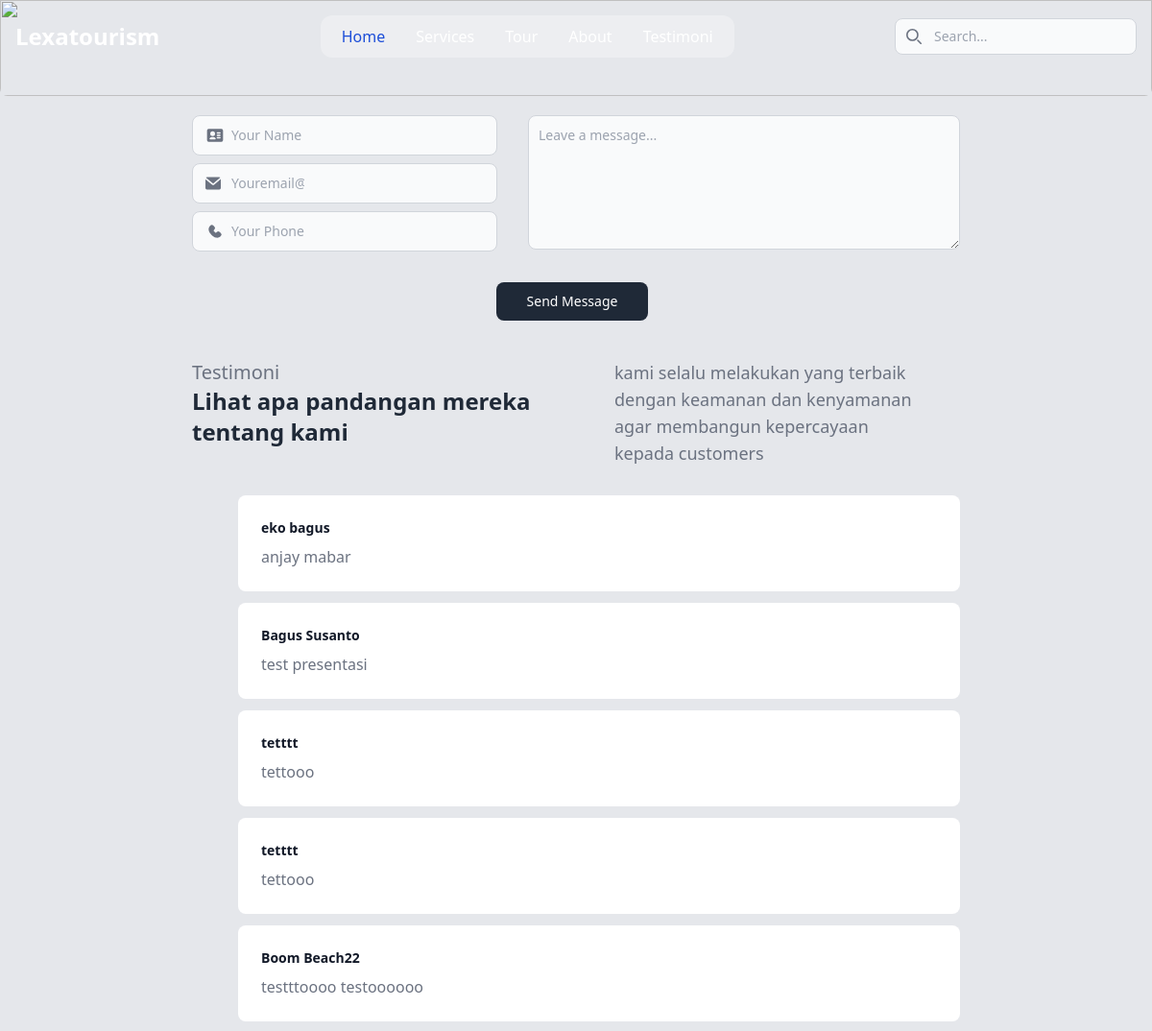
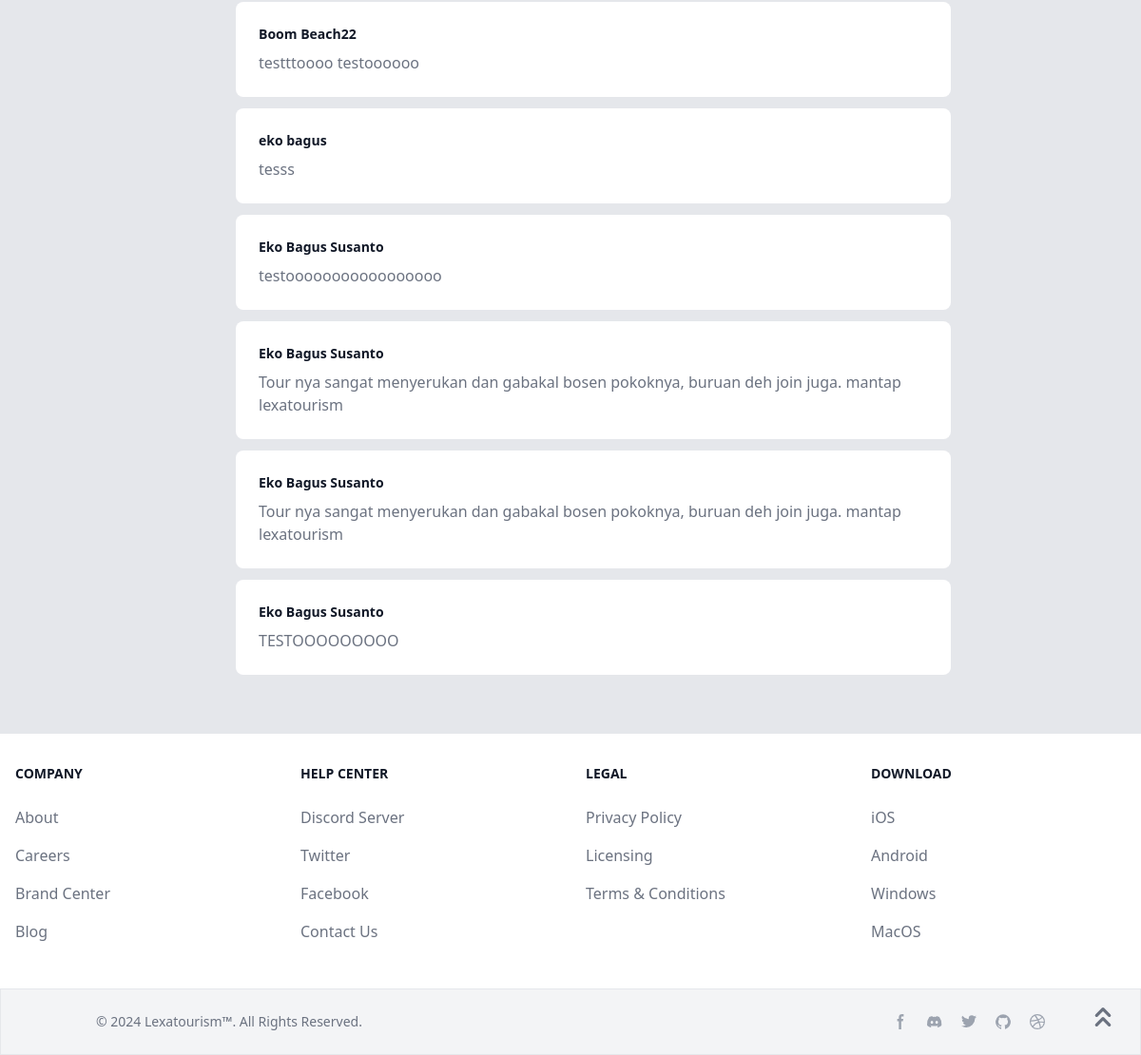
The page /buku_tamu.php on the database its author committed (2 pictures, top to bottom).
### tables this page shows
CREATE TABLE `buku_tamu` (
  `id` int(11) NOT NULL,
  `nama` varchar(255) NOT NULL,
  `email` varchar(255) NOT NULL,
  `phone` varchar(20) DEFAULT NULL,
  `message` text DEFAULT NULL
);

### buku_tamu.php (the view, shortened to what this page needs)
<?php include 'includes/header.php'; ?>
<img src="img/herosection.png" alt="" class="absolute inset-0 w-full h-1/2 h-[100px] object-cover -z-50 rounded-b-lg">
<div class="simpan_artikel px-[200px] mt-[60px] mb-[50px] border-10 grid justify-center">
<div class="form flex justify-center mt-[60px]">
            <div class="formkanan mr-8">
                <form class="max-w-sm mx-auto" action="" method="POST" >
                    <div class="relative">
                        <div class="absolute inset-y-0 start-0 flex items-center ps-3.5 pointer-events-none">
                        </div>
                        <input type="text" name="nama" id="name-icon"
                            class="bg-gray-50 pr-[200px] border border-gray-300 text-gray-900 text-sm rounded-lg focus:ring-blue-500 focus:border-blue-500 block w-full ps-10 p-2.5  dark:bg-gray-700 dark:border-gray-600 dark:placeholder-gray-400 dark:text-white dark:focus:ring-blue-500 dark:focus:border-blue-500"
                            placeholder="Your Name">
                    </div>
                    <div class="relative mt-2">
                        <div class="absolute inset-y-0 start-0 flex items-center ps-3.5 pointer-events-none">
                        </div>
                        <input type="text" name="email" id="email-address-icon"
                            class="bg-gray-50 pr-[200px] border border-gray-300 text-gray-900 text-sm rounded-lg focus:ring-blue-500 focus:border-blue-500 block w-full ps-10 p-2.5  dark:bg-gray-700 dark:border-gray-600 dark:placeholder-gray-400 dark:text-white dark:focus:ring-blue-500 dark:focus:border-blue-500"
                            placeholder="Youremail@email.com">
                    </div>
                    <div class="relative mt-2">
                        <div class="absolute inset-y-0 start-0 flex items-center ps-3.5 pointer-events-none">
                        </div>
                        <input type="text" name="phone" id="phone-number-icon"
                            class="bg-gray-50 pr-[200px] border border-gray-300 text-gray-900 text-sm rounded-lg focus:ring-blue-500 focus:border-blue-500 block w-full ps-10 p-2.5  dark:bg-gray-700 dark:border-gray-600 dark:placeholder-gray-400 dark:text-white dark:focus:ring-blue-500 dark:focus:border-blue-500"
                            placeholder="Your Phone">
                    </div>
            </div>
            <div class="formkiri">
                <textarea id="message" name="message" rows="4"
                    class="block p-2.5 w-[450px] h-[140px] text-sm text-gray-900 bg-gray-50 rounded-lg border border-gray-300 focus:ring-blue-500 focus:border-blue-500 dark:bg-gray-700 dark:border-gray-600 dark:placeholder-gray-400 dark:text-white dark:focus:ring-blue-500 dark:focus:border-blue-500"
                    placeholder="Leave a message..."></textarea>
            </div>
        </div>
        <div class="tombol flex justify-center mt-8">
            <button type="submit"
                class="text-white bg-gray-800 hover:bg-gray-900 focus:outline-none focus:ring-4 focus:ring-gray-300 font-medium rounded-lg text-sm px-8 py-2.5 me-2 mb-2 dark:bg-gray-800 dark:hover:bg-gray-700 dark:focus:ring-gray-700 dark:border-gray-700">Send
                Message</button>
        </div>
 <div class="teks mt-[20px] mb-[30px] align-center inline-block" id="services">
        <div class="bungkus grid grid-cols-2 gap-4 mt-3">
            <div class="kiri col-span-1">
            <p class="text-gray-500 text-xl">Testimoni</p>
                <h1 class="text-gray-800 text-2xl font-semibold">Lihat apa pandangan mereka tentang kami</h1>
            </div>
            <div class="kanan col-span-1">
                <p class="text-gray-500 text-lg px-8">kami selalu melakukan yang terbaik dengan keamanan dan kenyamanan agar membangun kepercayaan kepada customers</p>
            </div>
        </div>
    </div>
    <?php
include 'db_connection.php';
$sql = "SELECT nama, phone, email, message FROM buku_tamu ORDER BY id DESC";
$result = mysqli_query($koneksi, $sql);
if (mysqli_num_rows($result) > 0) {
    while ($row = mysqli_fetch_assoc($result)) {
        echo '<article class="p-6 mb-3 ml-6 lg:ml-12 text-base bg-white rounded-lg dark:bg-gray-900">';
        echo '<footer class="flex justify-between items-center mb-2">';
        echo '<div class="flex items-center">';
        echo '<p class="inline-flex items-center mr-3 text-sm text-gray-900 dark:text-white font-semibold">' . $row['nama'] . '</p>';
        echo '</div>';
        echo '</footer>';
        echo '<p class="text-gray-500 dark:text-gray-400">' . $row['message'] . '</p>';
        echo '</article>';
    }
} else {
    echo "Tidak ada data buku tamu.";
}
?>
</div>
<?php include 'includes/footer.php'; ?>

### rows shown on the page
buku_tamu: nama "eko bagus", message "anjay mabar"
buku_tamu: nama "Bagus Susanto", message "test presentasi"
buku_tamu: nama "tetttt", message "tettooo"
buku_tamu: nama "tetttt", message "tettooo"
buku_tamu: nama "Boom Beach22", message "testttoooo testoooooo"
buku_tamu: nama "Boom Beach22", message "testttoooo testoooooo"
buku_tamu: nama "eko bagus", message "tesss"
buku_tamu: nama "Eko Bagus Susanto", message "testooooooooooooooooo"
buku_tamu: nama "Eko Bagus Susanto", message "Tour nya sangat menyerukan dan gabakal bosen pokoknya, buruan deh join juga. mantap lexatourism"
buku_tamu: nama "Eko Bagus Susanto", message "Tour nya sangat menyerukan dan gabakal bosen pokoknya, buruan deh join juga. mantap lexatourism"
buku_tamu: nama "Eko Bagus Susanto", message "TESTOOOOOOOOO"
